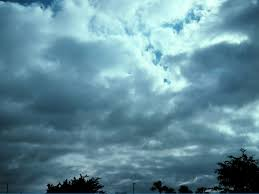
#> input picture DDA5001 Machine Learning/hw2/code_source/p2/weather/dataset/cloudy/cloudy118.jpg, 259 x 194 px; its folder holds only this picture in this run
$ python p2_release.py
#> lines starting #> are read from the running program, lines starting #| are printed output that depends on the picture
import os
from pathlib import Path
from PIL import Image, ImageOps
import matplotlib.pyplot as plt
import numpy as np

np.random.seed(666)

def load_data_img(path, classes, img_size=32):
    """ load image dataset
    Input:
        path: [str] path of dir which contains the subfolders of different classes' images
        classes: [list] class names
    Return:
        X: (n, d), data matrix
        Y: (n, ), corresponding label
    """
#> called with path = 'weather/dataset/', img_size = 32
    if os.path.exists(path+'X.npy'):
        X = np.load(path+'X.npy')
        Y = np.load(path+'Y.npy')
        return X, Y

    X, Y = [], []
    for y, cls in enumerate(classes):
        data_path = Path(path + cls)
        for p in data_path.iterdir():
            img = ImageOps.grayscale(Image.open(f"{p}"))
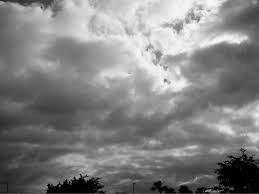
#> img: PIL image 259x194 L; min 0, max 248, mean 129.8
            img = img.resize((img_size, img_size))
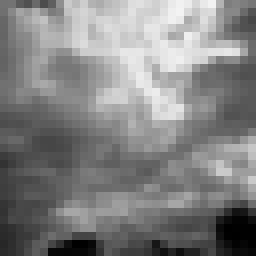
#> img: PIL image 32x32 L (shown 8 times larger); min 0, max 243, mean 129.8
            x = np.array(img).flatten()
#> x = 1024 values, max 243 at index 54, min 0 at index 924, mean 129.8
            X.append(x)
            Y.append(y)
#> pass 2 of the loop in load_data_img, `for y, cls in enumerate(classes):`:
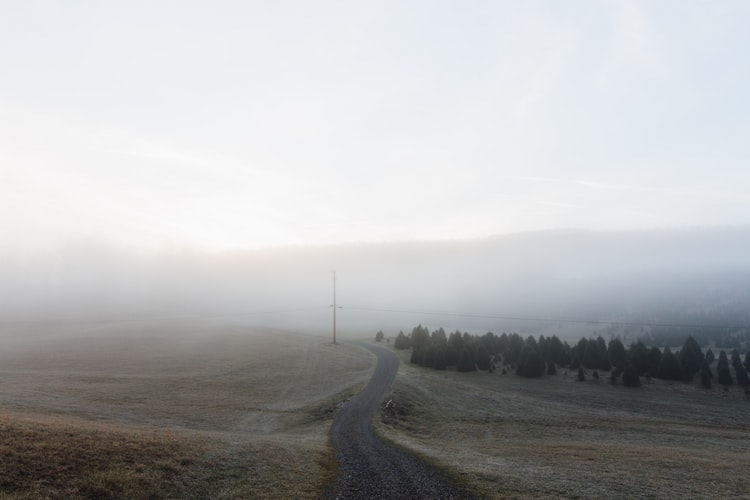
#> input picture DDA5001 Machine Learning/hw2/code_source/p2/weather/dataset/foggy/foggy102.jpg, 750 x 500 px
#> in load_data_img, `img = img.resize((img_size, img_size))`:
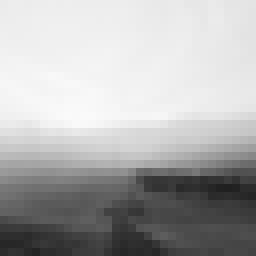
#> img: PIL image 32x32 L (shown 8 times larger); min 32, max 250, mean 175.8
#> x = 1024 values, max 250 at index 456, min 32 at index 764, mean 175.8

    X, Y = np.array(X), np.array(Y)
#> Y = [0, 1]
    np.save(path+'X.npy', X)
    np.save(path+'Y.npy', Y)

    return X, Y

def softmax(x):
    exp_x = np.exp(x)
    return exp_x / np.sum(exp_x, axis=-1, keepdims=True)

def cal_loss(pred, Y_onehot):
    """ calculate multinomial logistic regression loss
    Input:
        pred: (n, K), softmax output
        Y_onehot: (n, K), onehot label
    Output:
        logistic loss
    """
    return - np.mean(np.log(np.sum(np.multiply(pred, Y_onehot), axis=1)))

# [9 lines of commented-out code are left out]
classes = os.listdir('weather/dataset')
X_all, Y_all = load_data_img('weather/dataset/', classes)
#> Y_all = [0, 1]
data_num = X_all.shape[0]
#> data_num = 2
train_idx = np.random.choice(data_num, size=int(data_num*0.8), replace=False)
#> train_idx = [1]
test_idx = np.delete(np.arange(data_num), train_idx)
#> test_idx = [0]
X, Y = X_all[train_idx], Y_all[train_idx]
#> Y = [1]
X_test, Y_test = X_all[test_idx], Y_all[test_idx]
#> Y_test = [0]
n, n_test = X.shape[0], X_test.shape[0]
#> n = 1; n_test = 1
mu = 2e-2


# normalize data
mean, std = X.mean(axis=0), X.std(axis=0)
#> mean has the same summary as x in load_data_img; std = 1024 values from 0 to 0
X = (X - mean) / std
X_test = (X_test - mean) / std

inlcude_bias = True
optimizers = ['agd', 'gd']

if inlcude_bias:
    X = np.concatenate([X, np.ones(shape=(n, 1))], axis= 1)
    X_test = np.concatenate([X_test, np.ones(shape=(n_test, 1))], axis= 1)

d = X.shape[1]
#> d = 1025
K = np.max(Y) + 1
#> K = 2
Y_onehot = np.eye(K)[Y] # (n, K)
#> Y_onehot = [[0, 1]]
Y_test_onehot = np.eye(K)[Y_test] # (n', K)
#> Y_test_onehot = [[1, 0]]

# hyperparameters
epochs = 1000

# initialization
Theta = np.zeros(shape=(d, K))

# train
for opt in optimizers:
    Theta = np.zeros(shape=(d, K))
    for epoch in range(epochs):

        # evaluate
        if epoch % 5 == 0:
            pred_train = softmax(np.matmul(X, Theta)) # (n, K)
            train_loss = cal_loss(pred_train, Y_onehot)
            pred_test = softmax(np.matmul(X_test, Theta)) # (n', K)
            test_loss = cal_loss(pred_test, Y_test_onehot)

            # [5 lines of commented-out code are left out]

            test_acc = np.sum(pred_test.argmax(axis=1)==Y_test) / n_test
            train_acc = np.sum(pred_train.argmax(axis=1)==Y) / n

            print(f"epoch:{epoch}, train_loss:{train_loss:.5f}, test_loss:{test_loss:.5f}, test_acc:{test_acc:.4f}, train_acc:{train_acc:.4f}")

        # Accelerated gradient descent
        if opt == 'agd':
            # TODO implement the accelerated gradient descent algorithm
            pass

        # Gradient descent
        elif opt == 'gd':
            # TODO implement the gradient descent algorithm
            pass
#> this loop made 2 passes

# TODO plot the training loss and testing loss of AGD and GD in the SAME figure.

# TODO plot the training accuracy and testing accuracy of AGD and GD in the SAME figure.
